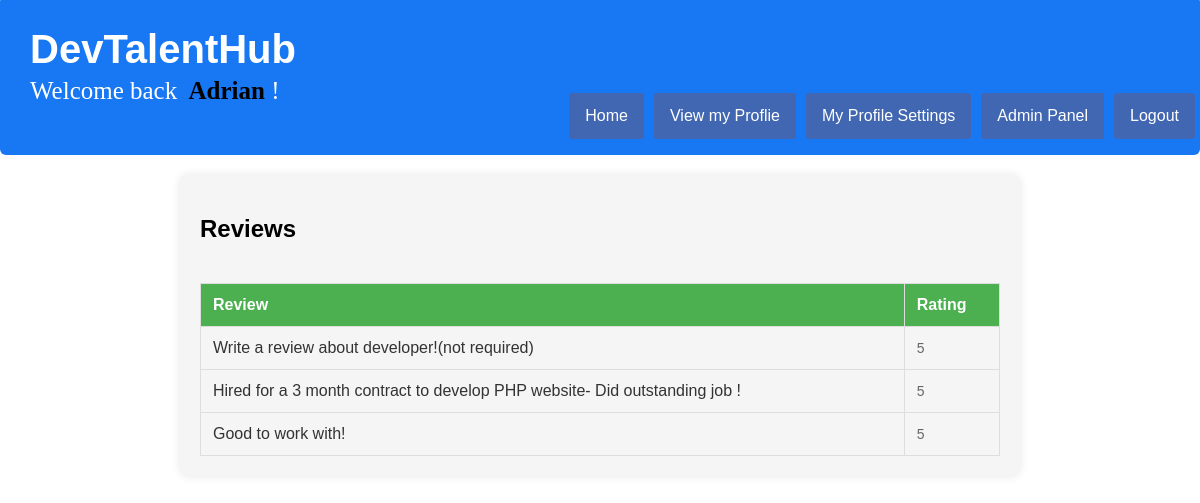
The app's page /reviews.php?exercise_id=283 (signed in) with its own data.
### tables this page shows
CREATE TABLE `ratings` (
  `id` int(11) NOT NULL,
  `rating` int(11) NOT NULL,
  `review` text NOT NULL,
  `createdBy` int(5) DEFAULT NULL,
  `portfolio_id` int(11) NOT NULL
);

### reviews.php (the view, shortened to what this page needs)
<?php
require_once(ROOT_PATH . '/includes/head_section.php');
require_once(ROOT_PATH . '/includes/rate_profile.php');
?>
<body>
    <?php include(ROOT_PATH . '/includes/navbar_logged_in.php'); ?>
    <?php
    $exercise_id = $_GET['exercise_id'];
    if (isset($exercise_id) && is_numeric($exercise_id)) {
        $query = "SELECT review, rating FROM ratings WHERE portfolio_id = ?";
        $stmt = $link->prepare($query);
        $stmt->bind_param("i", $exercise_id);
        $stmt->execute();
        $result = $stmt->get_result();
        $reviews = $result->fetch_all(MYSQLI_ASSOC);
    } else {
        echo "Invalid exercise_id";
    }
    echo "<div class='container'>";
    echo "<h2>Reviews</h2>";
    if (!empty($reviews)) {
        echo "<div class='table-container'>";
        echo "<table class='reviews-table'>";
        echo "<thead><tr><th>Review</th><th>Rating</th></tr></thead>";
        echo "<tbody>";
        foreach ($reviews as $review) {
            $reviewText = $review['review'];
            $rating = $review['rating'];
            if (!empty($reviewText)) {
                echo "<tr>";
                echo "<td class='review'>$reviewText</td>";
                echo "<td class='rating'>$rating</td>";
                echo "</tr>";
            }
        }
        echo "</tbody></table>";
        echo "</div>";
    } else {
        echo "<p>No reviews available.</p>";
    }
    echo "</div>";
    ?>
</body>

### static/public_styling.css (style rules this page uses)
html { height: 100%; box-sizing: border-box; }
body { position: relative; margin: 0; padding-bottom: 6rem; min-height: 100%; }

### reviews.php (style rules this page uses)
body { font-family: Arial, sans-serif; margin: 0; padding: 0; }
.container { max-width: 800px; margin: 20px auto; padding: 20px; background-color: #f5f5f5; border-radius: 8px; box-shadow: 0 0 10px rgba(0, 0, 0, 0.1); }
.table-container { overflow-x: auto; margin-top: 20px; }
.reviews-table { width: 100%; border-collapse: collapse; margin-top: 20px; }
.reviews-table th, .reviews-table td { border: 1px solid #ddd; padding: 12px; text-align: left; }
.reviews-table th { background-color: #4CAF50; color: white; }
.review { font-size: 16px; color: #333; }
.rating { font-size: 14px; color: #666; }

### records on screen
ratings: review "Write a review about developer!(not required)", rating "5"
ratings: review "Hired for a 3 month contract to develop PHP website- Did outstanding job !", rating "5"
ratings: review "Good to work with!", rating "5"

### other values on screen
$_SESSION['username'] "Adrian"
